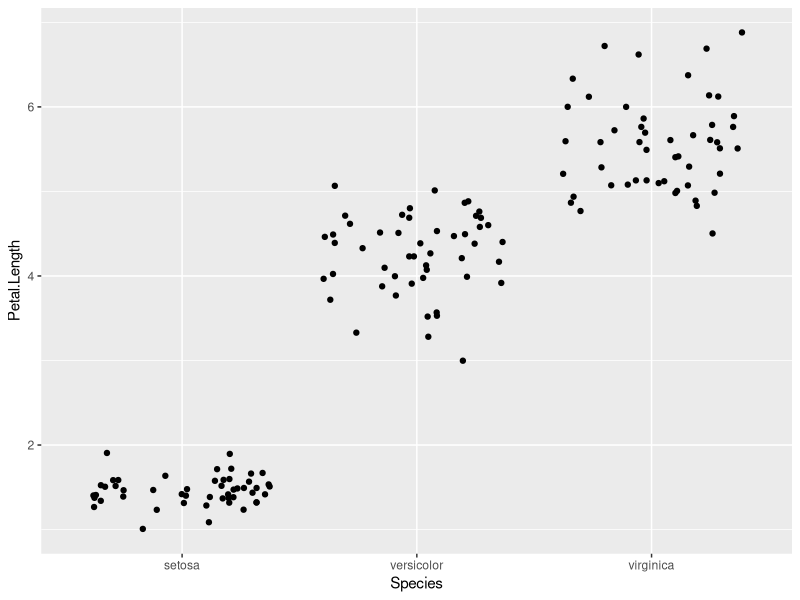
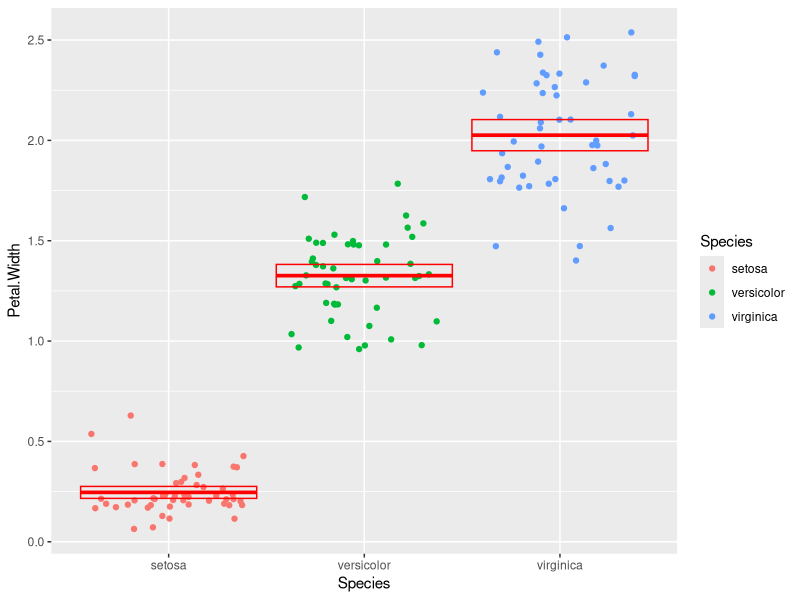
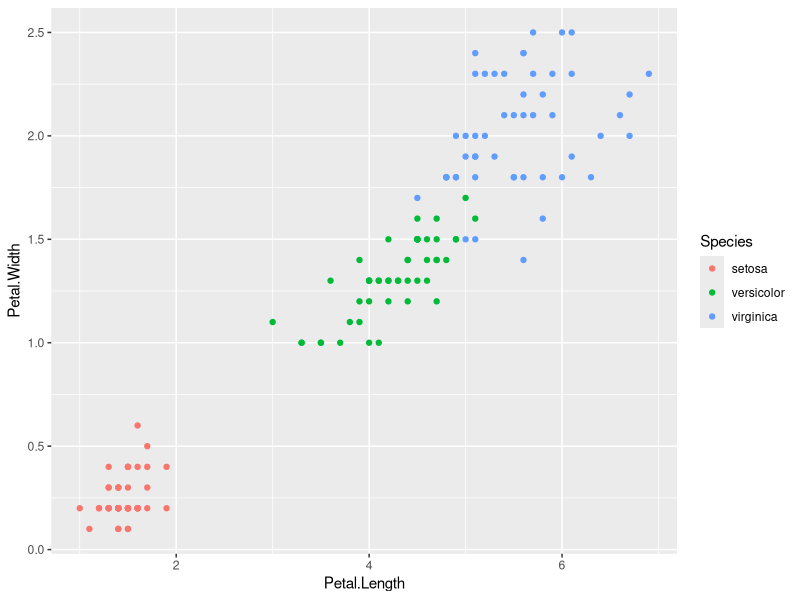

Reproduce these figures in R, in order.
# LOAD PACKAGES  ----------------------------------------------------------

library(tidyverse)

# SCRIPT ------------------------------------------------------------------

iris <- as_tibble(iris) # so it prints a little nicer

# QUESTION ONE ------------------------------------------------------------

rename(
  iris,
  sepal_length = Sepal.Length,
  sepal_width = Sepal.Width,
  petal_length = Petal.Length,
  petal_width = Petal.Width
)

# QUESTION TWO ------------------------------------------------------------

mutate(
  iris,
  Sepal.Length = Sepal.Length * 10,
  Sepal.Width = Sepal.Width * 10,
  Petal.Length = Petal.Length * 10,
  Petal.Width = Petal.Width * 10
)

# QUESTION THREE ----------------------------------------------------------

iris_area <-
  mutate(iris,
         Sepal_area = Sepal.Length * Sepal.Width,
         petal_area = Petal.Length * Petal.Width)
select(iris_area,Sepal_area,petal_area)

# QUESTION FOUR -----------------------------------------------------------

summarize(
  iris,
  sampl_size = n(),
  max = max(Sepal.Length),
  min = min(Sepal.Length),
  range = max-min,
  median = median(Sepal.Length),
  q1 = quantile(Sepal.Length, probs=0.25),
  q3 = quantile(Sepal.Length, probs=0.75),
  iqr = IQR(Sepal.Length)
)

# QUESTION FIVE -----------------------------------------------------------

iris_grouped <- group_by(iris,Species)
iris_grouped

iris_summarised<-
  summarise(
    iris_grouped,
    sample_size = n(),
    mean = mean(Petal.Width),
    sd = sd(Petal.Width),
    var = var(Petal.Width),
    stderr = sd / sqrt(sample_size),
    ci_upper = mean + 2 * stderr,
    ci_lower = mean - 2 * stderr
  )
iris_summarised

# QUESTION SIX ------------------------------------------------------------

ggplot(data=iris)+geom_jitter(aes(y=Petal.Length,x=Species))

# QUESTION SEVEN ----------------------------------------------------------

ggplot(data=iris)+geom_jitter(aes(y=Petal.Width,x=Species, color=Species)) +
  geom_crossbar(
    data = iris_summarised,
    mapping = aes(x = Species, y = mean, ymax = ci_upper,
                  ymin = ci_lower),
    color = "red"
  )

# QUESTION EIGHT ----------------------------------------------------------

ggplot(data = iris) +
  geom_point(mapping = aes(x = Petal.Length , y = Petal.Width, color = Species))
